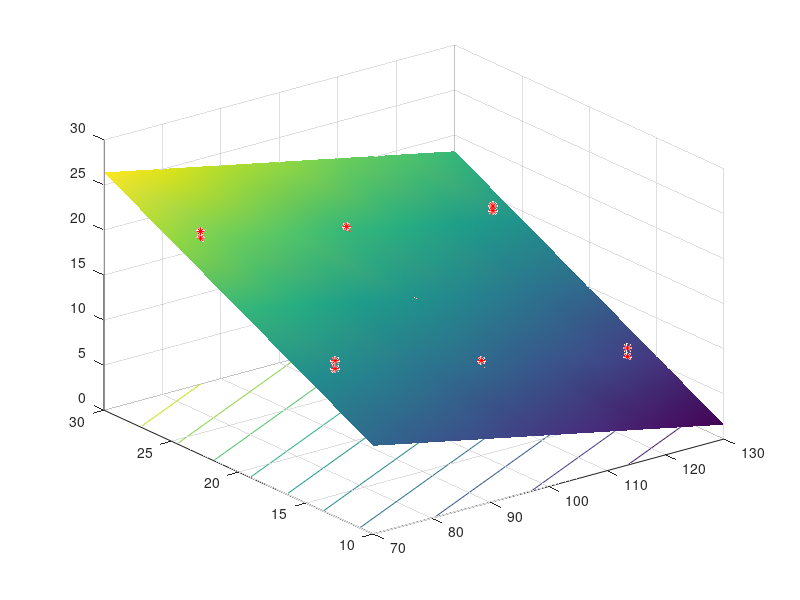

This chart was generated by the following MATLAB code:
%----AJUSTE POR MINIMO CUADRADO EN MULTIPLE VARIABLE MODELOLINEAL----%

%A)por metodo cuadrado multiple y(T,t)=a+bT+ct
%b)Grafique la superficie del modelo lineal junto diagrama de dispersion,
%para los datos de la tabla
%c)aproxime el porcentaje de impurezas cuando el tiempo de esterilizacion
%es de 23min con una temperatura de 90C
%d)determine el coeficiente de carl pearson multiple
clear all
%Inciso a
t=[15;15;20;20;25;25;15;15;20;20;25;25;15;15;20;20;25;25];
T=[75;75;75;75;75;75;100;100;100;100;100;100;125;125;125;125;125;125];
%y=porcentaje de impurezas
y=[14.0500000000000;14.9300000000000;16.5600000000000;15.8700000000000;22.4100000000000;21.6600000000000;10.5500000000000;9.48000000000000;13.6300000000000;11.7500000000000;18.5500000000000;17.9800000000000;7.55000000000000;6.59000000000000;9.23000000000000;8.78000000000000;15.9300000000000;16.4400000000000];
%Diagrama de dispersion en el orden primero la independiente (T) despues la
%otra indp (t) por ultimo la dependiente (y)
plot3(T,t,y,'*r')
grid on
m=[length(T) sum(T) sum(t) sum(y);sum(T) sum(T.^2) sum(T.*t) sum(T.*y);sum(t) sum(T.*t) sum(t.^2) sum(t.*y)]
format long
%intercambio del 2 al 1
m1=m(2,:);
m2=m(1,:);
m(1,:)=m1;
m(2,:)=m2;
%hacer ceros los dos de abajo
m(2,:)=-m(2,1)/m(1,1)*m(1,:)+m(2,:);
m(3,:)=-m(3,1)/m(1,1)*m(1,:)+m(3,:);
%intercambio de renglon 2 con 3
m2=m(3,:);
m3=m(2,:);
m(2,:)=m2;
m(3,:)=m3;
m(3,:)=-m(3,2)/m(2,2)*m(2,:)+m(3,:);
%despejar
c=m(3,4)/m(3,3)
b=(m(2,4)-m(2,3)*c)/m(2,2)
a=(m(1,4)-m(1,3)*c-m(1,2)*b)/m(1,1)
%Inciso b
%z(T1,t1)=
%generar el plano: (MATRIZ)
[T1,t1]=meshgrid([70:10:130],[10:5:30])
%evaluar mi funcion. SE MULTIPLICA ESCLAR POR MATRIZ se crea una matriz
z=a+b*T1+c*t1
hold on
%graficar las superficies las tres deben de ser matrizes
surfc(T1,t1,z);shading interp;%puedes poner shading interp para difuminar los colores de la cuadricula
%Inciso c
%sustituir manualmente
z=a+b*90+c*23
%Inciso d
ym=a+b*T+c*t
r2=sum((ym-mean(y)).^2)/sum((y-mean(y))).^2
r=sqrt(r2)
